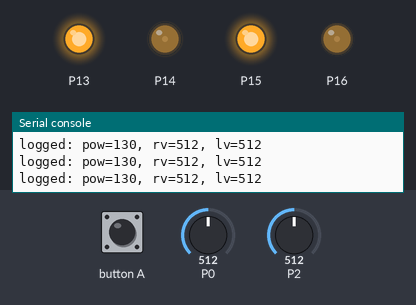
The program below on a simulated BBC micro:bit (MakeCode). Shown: output pins drawn as LEDs (lit = HIGH), the last lines printed to the serial console. The test bench sets the inputs (shaded band); at power-on: P0 = 512, P2 = 512 (analog values on the 0–1023 scale). Data-log rows are listed on the console.

Above: at 1.2 s.
1.3 s: P0 set to 716
At 1.7 s:
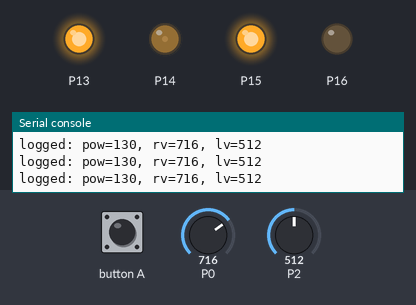
2.8 s: P2 set to 900
At 3.1 s:
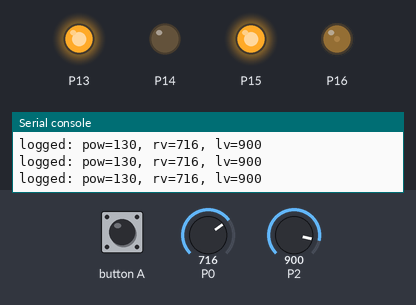
4.3 s: P0 set to 122
At 5.0 s:
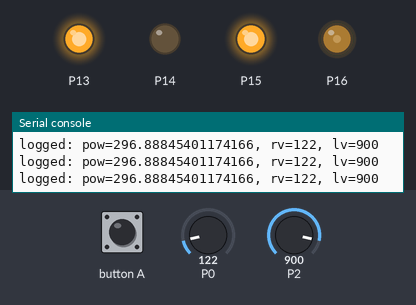
5.8 s: P2 set to 0
At 6.4 s:
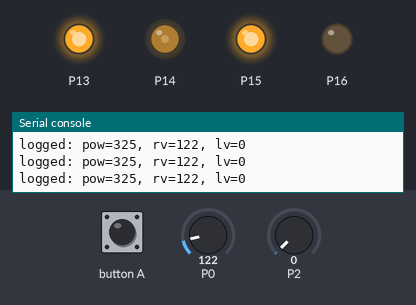
7.3 s: P2 set to 122
At 7.8 s:
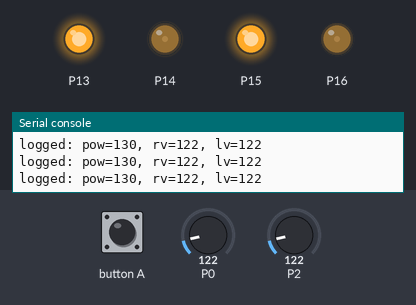
Timing chart, 0 to 9.8 s (numbered marks = the images above; inputs shaded):
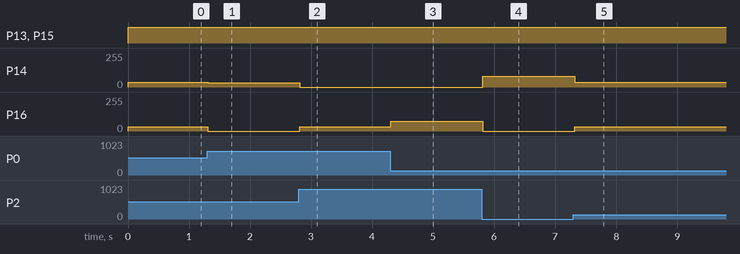

The program:

main.ts
```typescript
function fwd () {
    pins.digitalWritePin(DigitalPin.P13, 1)
    pins.digitalWritePin(DigitalPin.P15, 1)
    pins.analogWritePin(AnalogPin.P14, 140)
    pins.analogWritePin(AnalogPin.P16, 130)
}
function tr (pow: number) {
    pins.digitalWritePin(DigitalPin.P13, 1)
    pins.digitalWritePin(DigitalPin.P15, 1)
    pins.analogWritePin(AnalogPin.P14, 0)
    pins.analogWritePin(AnalogPin.P16, pow)
}
input.onButtonPressed(Button.A, function () {
    datalogger.deleteLog(datalogger.DeleteType.Fast)
})
function log () {
    datalogger.log(
    datalogger.createCV("pow", pow),
    datalogger.createCV("rv", rv),
    datalogger.createCV("lv", lv)
    )
}
function tl (pow: number) {
    pins.digitalWritePin(DigitalPin.P13, 1)
    pins.digitalWritePin(DigitalPin.P15, 1)
    pins.analogWritePin(AnalogPin.P14, pow)
    pins.analogWritePin(AnalogPin.P16, 0)
}
let lv = 0
let rv = 0
let pow = 0
let th = 100
let P = 3
let pb = 130
datalogger.setColumnTitles(
"pow",
"rv",
"lv"
)
basic.forever(function () {
    rv = pins.analogReadPin(AnalogPin.P0)
    lv = pins.analogReadPin(AnalogPin.P2)
    pow = pb * Math.constrain(Math.abs(rv - lv) / (rv + lv) * P, 1, 2.5)
    if (Math.abs(rv - lv) < th) {
        fwd()
    } else {
        if (rv < lv) {
            tr(pow)
        } else {
            tl(pow)
        }
    }
    log()
})
```

test.ts
```typescript
// テストはここに来ます。このパッケージが拡張機能として使用されるときにはコンパイルされません。
```

Measured:
- after the input at 1.3 s, P14: 35/255 → 32/255 at once; P16: 32/255 → 0/255 at once
- after the input at 2.8 s, P14: 32/255 → 0/255 at once; P16: 0/255 → 32/255 at once
- after the input at 4.3 s, P16: 32/255 → 74/255 at once
- after the input at 5.8 s, P14: 0/255 → 81/255 at once; P16: 74/255 → 0/255 at once
- after the input at 7.3 s, P14: 81/255 → 35/255 at once; P16: 0/255 → 32/255 at once
